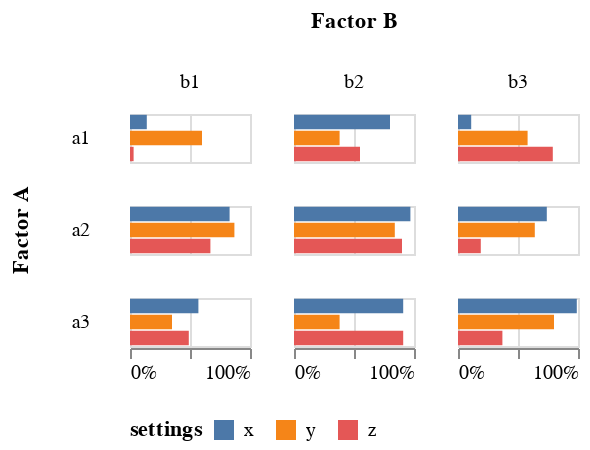

The notebook cell saved with this chart:
### Code cell
import pandas as pd

source = pd.DataFrame(
    [
        {"a": "a1", "b": "b1", "c": "x", "p": "0.14"},
        {"a": "a1", "b": "b1", "c": "y", "p": "0.60"},
        {"a": "a1", "b": "b1", "c": "z", "p": "0.03"},
        {"a": "a1", "b": "b2", "c": "x", "p": "0.80"},
        {"a": "a1", "b": "b2", "c": "y", "p": "0.38"},
        {"a": "a1", "b": "b2", "c": "z", "p": "0.55"},
        {"a": "a1", "b": "b3", "c": "x", "p": "0.11"},
        {"a": "a1", "b": "b3", "c": "y", "p": "0.58"},
        {"a": "a1", "b": "b3", "c": "z", "p": "0.79"},
        {"a": "a2", "b": "b1", "c": "x", "p": "0.83"},
        {"a": "a2", "b": "b1", "c": "y", "p": "0.87"},
        {"a": "a2", "b": "b1", "c": "z", "p": "0.67"},
        {"a": "a2", "b": "b2", "c": "x", "p": "0.97"},
        {"a": "a2", "b": "b2", "c": "y", "p": "0.84"},
        {"a": "a2", "b": "b2", "c": "z", "p": "0.90"},
        {"a": "a2", "b": "b3", "c": "x", "p": "0.74"},
        {"a": "a2", "b": "b3", "c": "y", "p": "0.64"},
        {"a": "a2", "b": "b3", "c": "z", "p": "0.19"},
        {"a": "a3", "b": "b1", "c": "x", "p": "0.57"},
        {"a": "a3", "b": "b1", "c": "y", "p": "0.35"},
        {"a": "a3", "b": "b1", "c": "z", "p": "0.49"},
        {"a": "a3", "b": "b2", "c": "x", "p": "0.91"},
        {"a": "a3", "b": "b2", "c": "y", "p": "0.38"},
        {"a": "a3", "b": "b2", "c": "z", "p": "0.91"},
        {"a": "a3", "b": "b3", "c": "x", "p": "0.99"},
        {"a": "a3", "b": "b3", "c": "y", "p": "0.80"},
        {"a": "a3", "b": "b3", "c": "z", "p": "0.37"},
    ]
)

chart = alt.Chart(source, width=60, height=alt.Step(8)).mark_bar().encode(
    y=alt.Y("c:N", axis=None),
    x=alt.X("p:Q", title=None, axis=alt.Axis(format="%")),
    color=alt.Color(
        "c:N", title="settings", legend=alt.Legend(orient="bottom", titleOrient="left")
    ),
    row=alt.Row("a:N", title="Factor A", header=alt.Header(labelAngle=0)),
    column=alt.Column("b:N", title="Factor B"),
)
chart.save('chart.json')
display(chart)

### Figure 1 — Vega-Lite specification as saved in the notebook (floating-point values rounded to 4 significant figures)
{"config": {"view": {"continuousWidth": 400, "continuousHeight": 300}}, "data": {"name": "data-e90feaf959fd425e1afec00a92fd04a7"}, "mark": "bar", "encoding": {"color": {"field": "c", "legend": {"orient": "bottom", "titleOrient": "left"}, "title": "settings", "type": "nominal"}, "column": {"field": "b", "title": "Factor B", "type": "nominal"}, "row": {"field": "a", "header": {"labelAngle": 0}, "title": "Factor A", "type": "nominal"}, "x": {"axis": {"format": "%"}, "field": "p", "title": null, "type": "quantitative"}, "y": {"axis": null, "field": "c", "type": "nominal"}}, "height": {"step": 8}, "width": 60, "$schema": "https://vega.github.io/schema/vega-lite/v4.17.0.json", "datasets": {"data-e90feaf959fd425e1afec00a92fd04a7": [{"a": "a1", "b": "b1", "c": "x", "p": "0.14"}, {"a": "a1", "b": "b1", "c": "y", "p": "0.60"}, {"a": "a1", "b": "b1", "c": "z", "p": "0.03"}, {"a": "a1", "b": "b2", "c": "x", "p": "0.80"}, {"a": "a1", "b": "b2", "c": "y", "p": "0.38"}, {"a": "a1", "b": "b2", "c": "z", "p": "0.55"}, {"a": "a1", "b": "b3", "c": "x", "p": "0.11"}, {"a": "a1", "b": "b3", "c": "y", "p": "0.58"}, {"a": "a1", "b": "b3", "c": "z", "p": "0.79"}, {"a": "a2", "b": "b1", "c": "x", "p": "0.83"}, {"a": "a2", "b": "b1", "c": "y", "p": "0.87"}, {"a": "a2", "b": "b1", "c": "z", "p": "0.67"}, {"a": "a2", "b": "b2", "c": "x", "p": "0.97"}, {"a": "a2", "b": "b2", "c": "y", "p": "0.84"}, {"a": "a2", "b": "b2", "c": "z", "p": "0.90"}, {"a": "a2", "b": "b3", "c": "x", "p": "0.74"}, {"a": "a2", "b": "b3", "c": "y", "p": "0.64"}, {"a": "a2", "b": "b3", "c": "z", "p": "0.19"}, {"a": "a3", "b": "b1", "c": "x", "p": "0.57"}, {"a": "a3", "b": "b1", "c": "y", "p": "0.35"}, {"a": "a3", "b": "b1", "c": "z", "p": "0.49"}, {"a": "a3", "b": "b2", "c": "x", "p": "0.91"}, {"a": "a3", "b": "b2", "c": "y", "p": "0.38"}, {"a": "a3", "b": "b2", "c": "z", "p": "0.91"}, {"a": "a3", "b": "b3", "c": "x", "p": "0.99"}, {"a": "a3", "b": "b3", "c": "y", "p": "0.80"}, {"a": "a3", "b": "b3", "c": "z", "p": "0.37"}]}}
